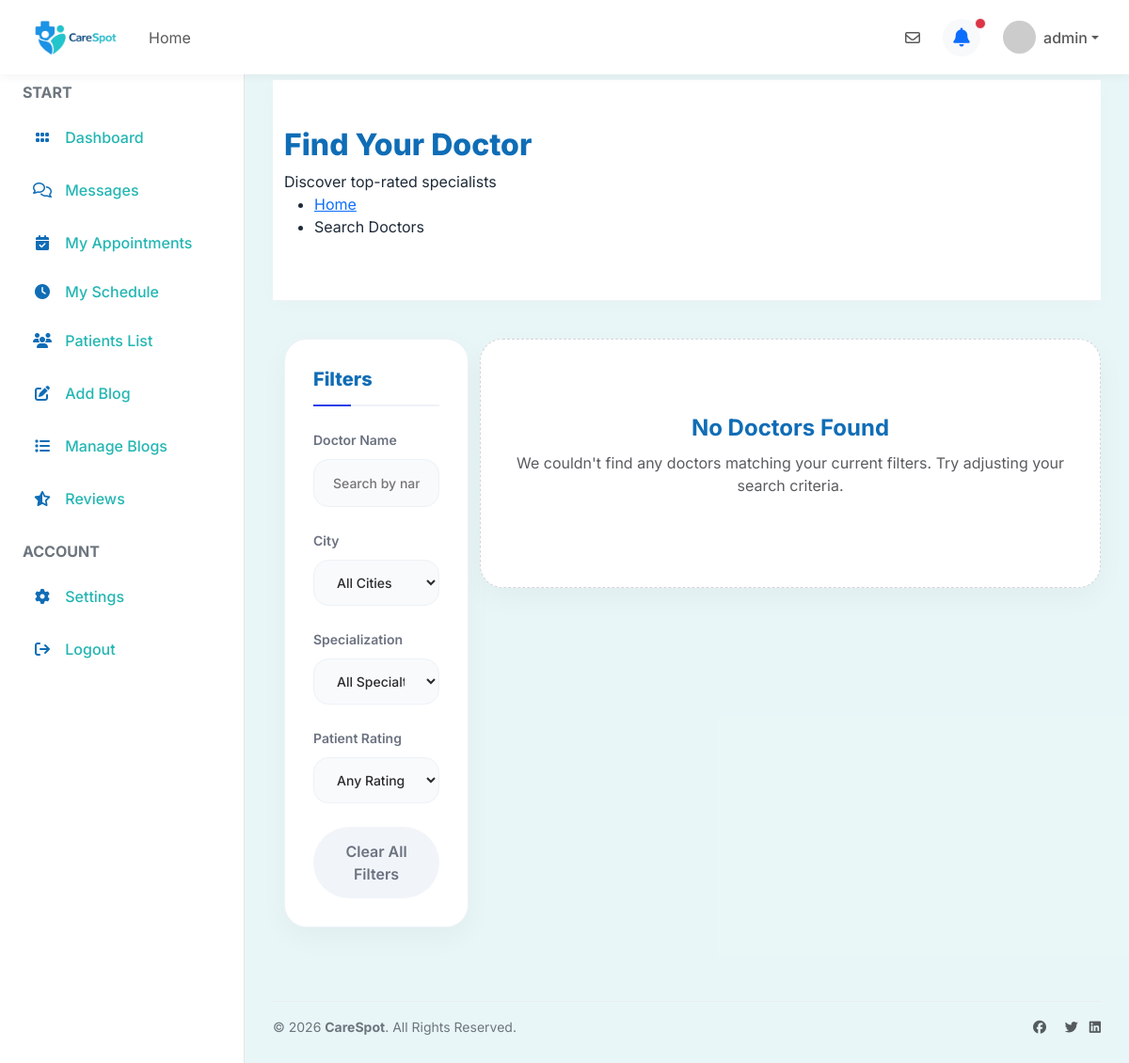
The page /doctorSearch/ (signed in) on the database as committed earlier.
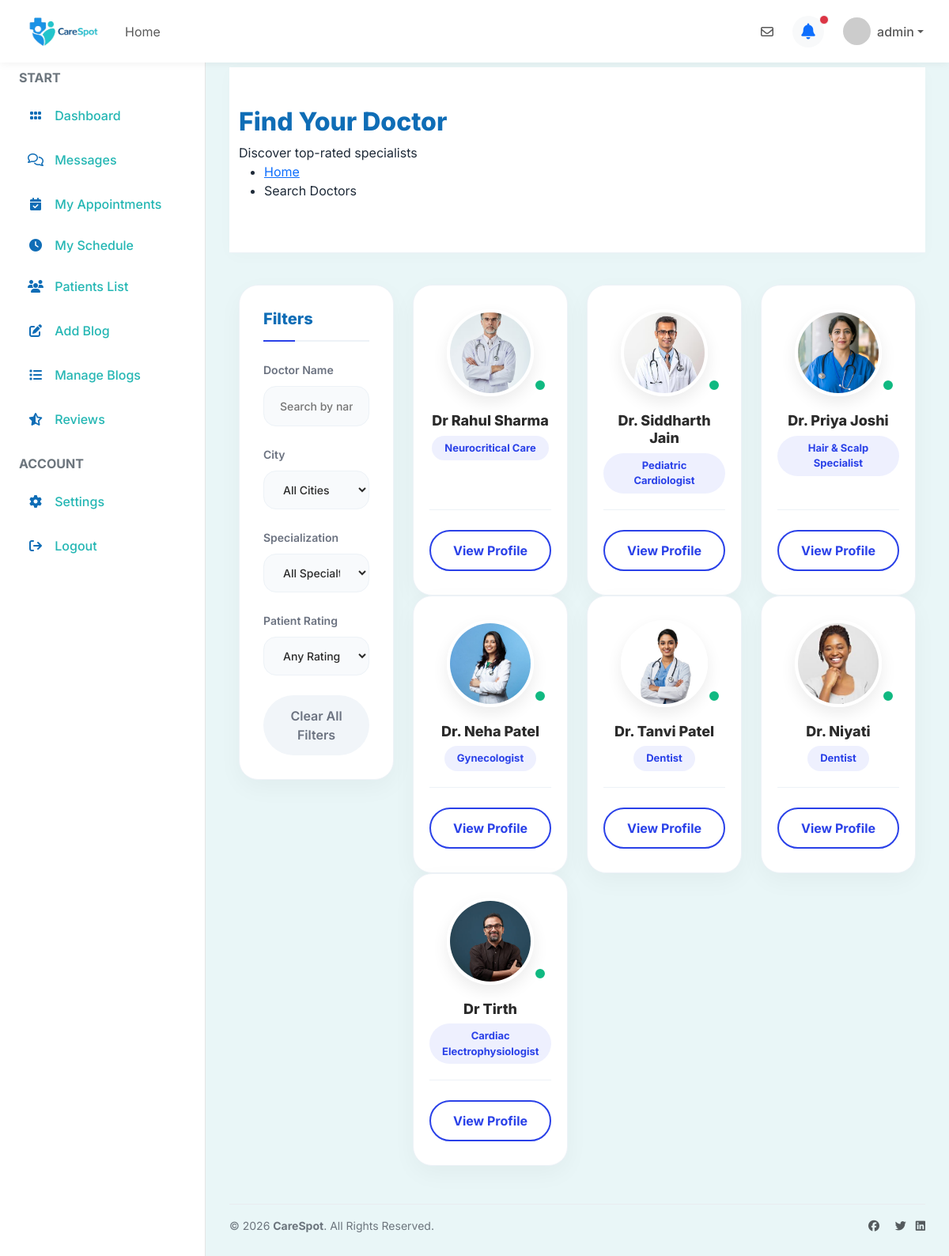
The same page on the database as committed later.
### user/models.py (models this page shows, shortened)
class tblDoctor(models.Model):
    doctorID=models.AutoField(primary_key=True)
    userID=models.ForeignKey(tblUser,on_delete=models.CASCADE)
    displayName=models.TextField(max_length=50)
    displayContact=models.TextField(max_length=15)
    bio=models.TextField(max_length=500)
    subcategoryID=models.ForeignKey(tblSubcategory,on_delete=models.CASCADE)
    displayAddress=models.TextField(max_length=100)
    yearOfExperience=models.IntegerField()
    licenseNo=models.TextField(max_length=50)
    documents=models.FileField(upload_to='doctor_documents/')
    mode=models.IntegerField(default=1)
    consultationFees=models.DecimalField(max_digits=10, decimal_places=2, default=500.00)
    approval_status = models.CharField(max_length=20, default='pending', choices=[('pending', 'Pending'), ('approved', 'Approved'), ('rejected', 'Rejected')])

class tblUser(models.Model):
    userID=models.AutoField(primary_key=True)
    userName=models.TextField(max_length=50)
    password=models.TextField(max_length=10)
    registrationDT=models.DateTimeField(auto_now_add=True)
    profilePic=models.ImageField(upload_to='images/')
    email=models.TextField(max_length=100)
    mobileNumber=models.TextField(max_length=15)
    cityID=models.ForeignKey(tblCity,on_delete=models.CASCADE)
    IsDoctor=models.BooleanField(default=False)
    last_seen=models.DateTimeField(null=True, blank=True)

class tblSubcategory(models.Model):
    subcategoryID=models.AutoField(primary_key=True)
    subcategoryName=models.TextField(max_length=50)
    CategoryID=models.ForeignKey(tblCategory,on_delete=models.CASCADE)

### user/views.py (the view)
# urls.py: path('doctorSearch/',views.doctorSearch , name='doctorSearch'),
def doctorSearch(request):
    if 'user_id' not in request.session:
        return redirect('Login')
    query = request.POST.get('q', '') or request.GET.get('q', '')
    city_id = request.POST.get('city', '') or request.GET.get('city', '')
    subcategory_id = request.POST.get('subcategory', '') or request.GET.get('subcategory', '')
    rating_filter = request.POST.get('rating', '') or request.GET.get('rating', '')
    doctors = tblDoctor.objects.filter(approval_status='approved')
    logged_in_user_id = request.session.get('user_id')
    if logged_in_user_id:
        logged_in_doctor = tblDoctor.objects.filter(userID=logged_in_user_id).first()
        if logged_in_doctor:
            doctors = doctors.exclude(doctorID=logged_in_doctor.doctorID)
    if query:
        doctors = doctors.filter(displayName__icontains=query)
    if city_id:
        doctors = doctors.filter(userID__cityID=city_id)
    if subcategory_id:
        doctors = doctors.filter(subcategoryID=subcategory_id)
    doctors = doctors.annotate(avg_rating=Avg('tblreview__rating'))
    if rating_filter:
        try:
            rating_val = float(rating_filter)
            doctors = doctors.filter(avg_rating__isnull=False, avg_rating__gte=rating_val)
        except ValueError:
            pass
    data = {
        'doctors': doctors,
        'query': query,
        'selected_city': city_id,
        'selected_cat': subcategory_id,
        'selected_rating': rating_filter,
        'cities': tblCity.objects.all(),
        'subcategories': tblSubcategory.objects.all()
    }
    return render(request, 'doctor_search.html', data)

### user/templates/doctor_search.html (shortened to what this page needs)
{% extends 'base.html' %} {% block title %}Search Doctors{% endblock %}
 {% block content %}
<div id="titlebar">
  <div class="container">
    <div class="row">
      <div class="col-md-12">
        <h2>Find Your Doctor</h2>
        <span>Discover top-rated specialists</span>
        <nav id="breadcrumbs" class="dark">
          <ul>
            <li><a href="{% url 'home' %}">Home</a></li>
            <li>Search Doctors</li>
          </ul>
        </nav>
      </div>
    </div>
  </div>
</div>
<div class="container margin-bottom-60">
  <div class="row">
    <div class="col-xl-3 col-lg-4">
      <div class="search-sidebar">
        <h3 class="filter-title">Filters</h3>
        <form method="POST" action="{% url 'doctorSearch' %}" id="search-filter-form">{% csrf_token %}
          <div class="filter-group">
            <label>Doctor Name</label>
            <input
              type="text"
              name="q"
              class="search-input-sidebar"
              placeholder="Search by name"
              value="{{ query }}"
            />
          </div>
          <div class="filter-group">
            <label>City</label>
            <select name="city" class="filter-select">
              <option value="">All Cities</option>
            </select>
          </div>
          <div class="filter-group">
            <label>Specialization</label>
            <select name="subcategory" class="filter-select">
              <option value="">All Specialties</option>
            </select>
          </div>
          <div class="filter-group">
            <label>Patient Rating</label>
            <select name="rating" class="filter-select">
              <option value="">Any Rating</option>
            </select>
          </div>
          <a href="{% url 'doctorSearch' %}" class="btn-clear-all margin-top-10">Clear All Filters</a>
        </form>
      </div>
    </div>
    <div class="col-xl-9 col-lg-8">
      <div class="row" id="doctor-list-container">
        {% if doctors %}
          {% for doc in doctors %}
          <div class="col-xl-4 col-md-6 margin-bottom-30">
            <div class="freelancer-box">
              <div class="freelancer-avatar">
                {% if doc.userID.profilePic %}
                <img src="{{ doc.userID.profilePic.url }}" />
                {% else %}
                <img src="/static/images/user-avatar-placeholder.png" onerror="this.src='/static/images/avatar.png';" />
                {% endif %}
                <div class="status-dot"></div>
              </div>
              <div class="freelancer-name">
                <h4>
                  <a href="{% url 'viewDoctorProfile' doc.doctorID %}">
                    {{ doc.displayName }}
                  </a>
                </h4>
                <span>{{ doc.subcategoryID.subcategoryName }}</span>
              </div>
              <div class="freelancer-footer">
                <a
                  href="{% url 'viewDoctorProfile' doc.doctorID %}"
                  class="btn-view-profile"
                >
                  View Profile
                </a>
              </div>
            </div>
          </div>
          {% endfor %}
        {% else %}
          <div class="premium-empty-state">
            <h3>No Doctors Found</h3>
            <p class="text-muted">We couldn't find any doctors matching your current filters. Try adjusting your search criteria.</p>
          </div>
        {% endif %}
      </div>
    </div>
  </div>
</div>
{% endblock %}

Rows that differ between the two databases and show on the page:
now on this page (row edited): tblDoctor: userID.profilePic (picture), displayName "Dr Rahul Sharma", subcategoryID.subcategoryName "Neurocritical Care"
now on this page (row edited): tblDoctor: userID.profilePic (picture), displayName "Dr. Siddharth Jain", subcategoryID.subcategoryName "Pediatric Cardiologist"
now on this page (row edited): tblDoctor: userID.profilePic (picture), displayName "Dr. Priya Joshi", subcategoryID.subcategoryName "Hair & Scalp Specialist"
now on this page (row edited): tblDoctor: userID.profilePic (picture), displayName "Dr. Neha Patel", subcategoryID.subcategoryName "Gynecologist"
now on this page (row edited): tblDoctor: userID.profilePic (picture), displayName "Dr. Tanvi Patel", subcategoryID.subcategoryName "Dentist"
now on this page (row edited): tblDoctor: userID.profilePic (picture), displayName "Dr. Niyati", subcategoryID.subcategoryName "Dentist"
added tblDoctor: userID.profilePic (picture), displayName "Dr Tirth", subcategoryID.subcategoryName "Cardiac Electrophysiologist"
Other text that changed with them:
text no longer shown: "No Doctors Found We couldn't find any doctors matching your current filters. Try adjusting your search criteria."
